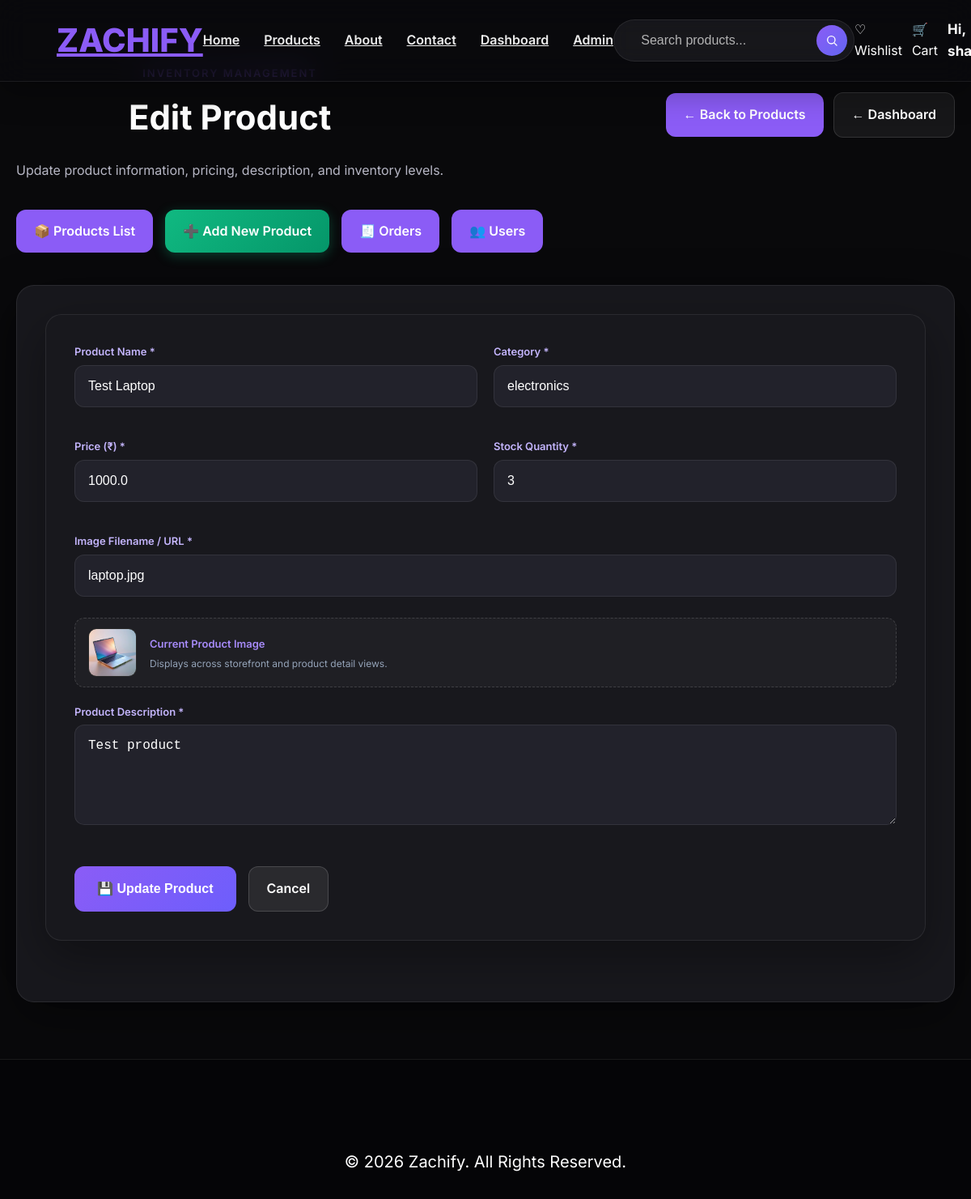
/edit_product/1 (signed in), run on an earlier commit of the app's database.
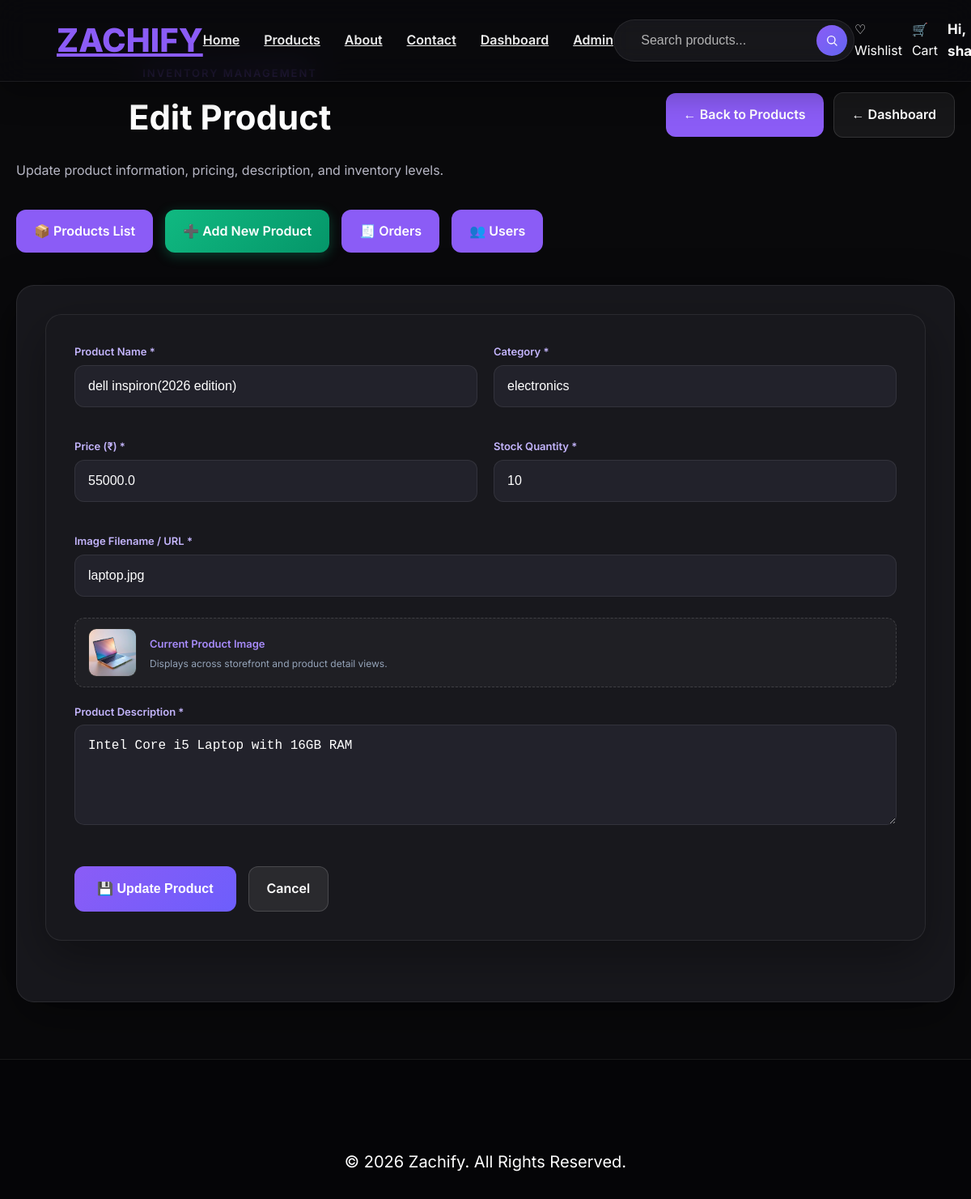
And on a later commit of the database.
### app.py (models this page shows, shortened)
class Product(db.Model):
    id = db.Column(db.Integer, primary_key=True)
    name = db.Column(db.String(200), nullable=False)
    price = db.Column(db.Float, nullable=False)
    image = db.Column(db.String(200), nullable=False)
    category = db.Column(db.String(100), nullable=False)
    description = db.Column(db.Text, nullable=False)
    stock = db.Column(db.Integer, default=0)
    wishlists = db.relationship("Wishlist", backref="product", lazy=True, cascade="all, delete-orphan")
    reviews = db.relationship("Review", backref="product", lazy=True, cascade="all, delete-orphan")

### app.py (the view, shortened to what this page needs)
@app.route("/admin/product/<int:id>/edit", methods=["GET", "POST"])
@app.route("/edit_product/<int:id>", methods=["GET", "POST"])
@admin_required
def edit_product(id):
    product = Product.query.get_or_404(id)
    all_products = Product.query.all()
    categories = sorted({p.category for p in all_products if p.category})
    return render_template("edit_product.html", product=product, categories=categories)

### app.py (called while the page is built)
def get_current_user():
    user = None
    user_id = session.get("user_id")
    if user_id:
        user = User.query.get(user_id)
    else:
        username = session.get("username")
        if username:
            user = User.query.filter_by(username=username).first()
    if user and user.email and user.email.lower() in {e.lower() for e in DEFAULT_ADMIN_EMAILS} and not user.is_admin:
        user.is_admin = True
        try:
            db.session.commit()
        except Exception:
            pass
    return user

def admin_required(f):
    @wraps(f)
    def decorated_function(*args, **kwargs):
        current_user = get_current_user()
        if not current_user:
            flash("Please login to access the admin area.", "danger")
            return redirect(url_for("login"))
        if not bool(current_user.is_admin):
            abort(403)
        return f(*args, **kwargs)
    return decorated_function

### templates/edit_product.html (shortened to what the changed rows need)
{% extends "base.html" %}
{% block content %}
<div class="admin-container">
    <div class="admin-header">
        <div>
            <h1>Edit Product</h1>
        </div>
    </div>
    <div class="admin-form-card">
        <form method="POST">
            <div class="product-form-grid">
                <div>
                    <label class="form-field-label">Product Name *</label>
                    <input type="text" name="name" value="{{ product.name }}" placeholder="Product Name" required autofocus>
                </div>
                <div>
                    <label class="form-field-label">Category *</label>
                    <input type="text" name="category" list="categoryList" value="{{ product.category }}" placeholder="Category" required>
                </div>
                <div>
                    <label class="form-field-label">Price (₹) *</label>
                    <input type="number" step="0.01" min="0.01" name="price" value="{{ product.price }}" placeholder="Price" required>
                </div>
                <div>
                    <label class="form-field-label">Stock Quantity *</label>
                    <input type="number" min="0" name="stock" value="{{ product.stock }}" placeholder="Stock" required>
                </div>
                <div class="form-group-full">
                    <label class="form-field-label">Image Filename / URL *</label>
                    <input type="text" name="image" id="editProductImageInput" value="{{ product.image }}" placeholder="Image Filename or URL" required>
                    <div class="image-preview-box" id="editImagePreviewContainer">
                        <img
                            id="editImagePreviewImg"
                            class="preview-thumb"
                            src="{% if product.image.startswith('http://') or product.image.startswith('https://') %}{{ product.image }}{% else %}{{ url_for('static', filename='images/' + product.image) }}{% endif %}"
                            alt="Preview"
                            onerror="this.src='/static/images/laptop.jpg'"
                        >
                        <div>
                            <span style="font-size: 13px; color: #a78bfa; font-weight: 600;">Current Product Image</span>
                            <p style="font-size: 12px; color: #94a3b8; margin-top: 2px;">Displays across storefront and product detail views.</p>
                        </div>
                    </div>
                </div>
                <div class="form-group-full">
                    <label class="form-field-label">Product Description *</label>
                    <textarea name="description" rows="5" placeholder="Product Description" required>{{ product.description }}</textarea>
                </div>
            </div>
        </form>
    </div>
</div>
{% endblock %}

What changed in the data, as far as the page shows it:
changed Product "electronics": name "Test Laptop" → "dell inspiron(2026 edition)"; price "1000.0" → "55000.0"; stock "3" → "10"; description "Test product" → "Intel Core i5 Laptop with 16GB RAM"
